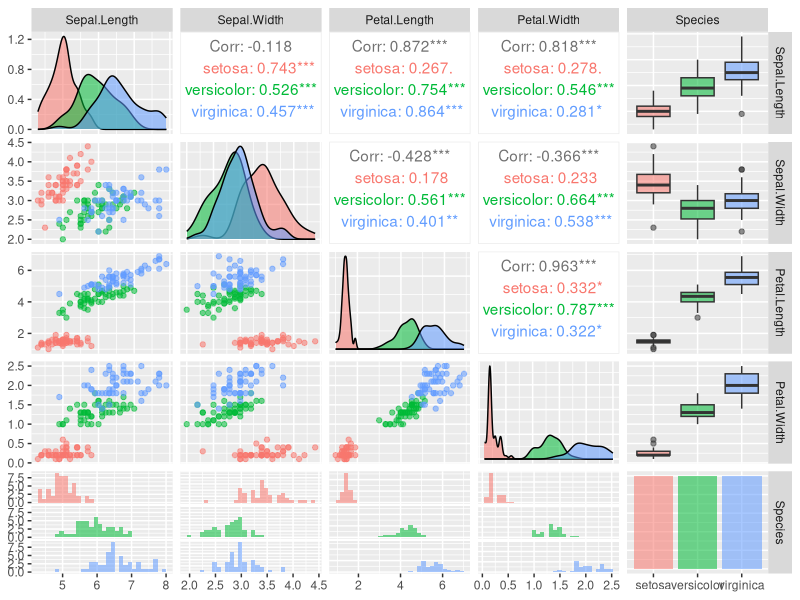

The R source for this figure:
## ---- chunk 1
knitr::opts_chunk$set(fig.path = "../images/")
#knitr::opts_chunk$set(fig.path = "C:/Users/Bridget/OneDrive/R_Scripts/repos/brknapp.github.io/images")

## ---- chunk 2
library(GGally)
ggpairs(iris, aes(colour = Species, alpha = 0.4))
